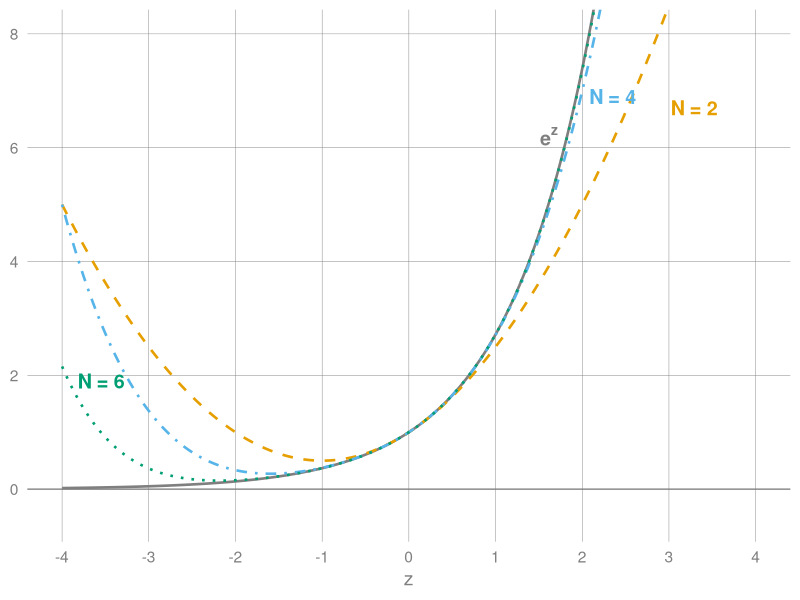

Write R code to recreate this figure.
## ---- chunk 1
#| label: fig-taylor-exp
#| echo: false
#| warning: false
#| message: false
#| fig-align: center
#| fig-width: 9
#| fig-height: 4.6
#| dev.args: !expr list(bg = "transparent")
#| fig-cap: "Taylor approximations of $e^z$ for $N = 2, 4, 6$ compared with $e^z$."
#| fig-alt: "A line plot with z from negative 4 to 4 on the horizontal axis. The solid grey curve is e to the z. Dashed and dotted curves show the Taylor approximations for N equals 2, 4, and 6. All curves agree near z equals 0. Away from 0 the approximations separate from e to the z, with N equals 2 separating first and N equals 6 last."

library(ggplot2)

taylor <- function(z, N) sapply(z, function(v) sum(v^(0:N) / factorial(0:N)))

z <- seq(-4, 4, length.out = 400)
orders <- c(2, 4, 6)
curves <- do.call(rbind, lapply(orders, function(N) {
  data.frame(z = z, value = taylor(z, N), N = factor(N, levels = orders))
}))

neutral <- "grey50"
accents <- c(`2` = "#E69F00", `4` = "#56B4E9", `6` = "#009E73")
line_types <- c(`2` = "dashed", `4` = "dotdash", `6` = "dotted")

# Each label sits in the open space next to its curve.
labels <- data.frame(
  N = factor(orders, levels = orders),
  z = c(3.02, 2.08, -3.82),
  value = c(6.7, 6.9, 1.9),
  text = paste("N =", orders)
)

ggplot() +
  geom_hline(yintercept = 0, color = neutral, linewidth = 0.4) +
  geom_line(
    data = data.frame(z = z, value = exp(z)),
    aes(x = z, y = value),
    color = neutral, linewidth = 0.9
  ) +
  geom_line(
    data = curves,
    aes(x = z, y = value, color = N, linetype = N),
    linewidth = 0.9
  ) +
  geom_text(
    data = labels,
    aes(x = z, y = value, label = text, color = N),
    hjust = 0, size = 5, fontface = "bold"
  ) +
  annotate(
    "text",
    x = 1.72, y = 6.2, label = "bold(e^z)", parse = TRUE,
    hjust = 1, color = neutral, size = 5
  ) +
  scale_color_manual(values = accents, guide = "none") +
  scale_linetype_manual(values = line_types, guide = "none") +
  scale_x_continuous(breaks = -4:4) +
  coord_cartesian(xlim = c(-4, 4), ylim = c(-0.5, 8)) +
  labs(x = "z", y = NULL) +
  theme_minimal(base_size = 14) +
  theme(
    plot.background = element_rect(fill = "transparent", color = NA),
    panel.background = element_rect(fill = "transparent", color = NA),
    panel.grid.minor = element_blank(),
    panel.grid.major = element_line(color = neutral, linewidth = 0.15),
    axis.title = element_text(color = neutral),
    axis.text = element_text(color = neutral)
  )
